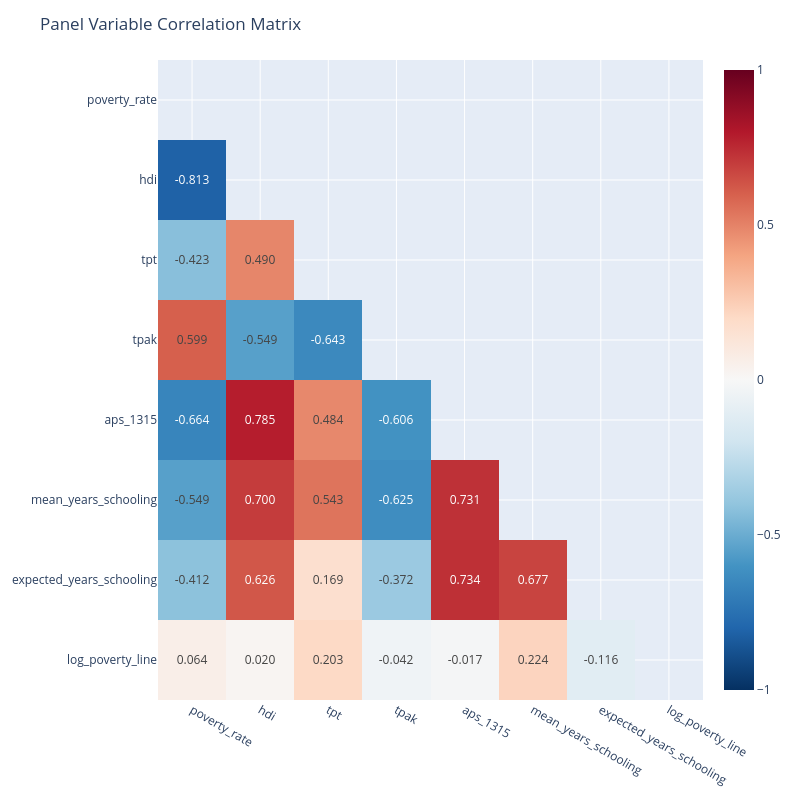

Notebook code cell kept with this figure:
### Code cell
cols_to_corr = ['poverty_rate', 'hdi', 'tpt', 'tpak', 'aps_1315', 'mean_years_schooling', 'expected_years_schooling', 'log_poverty_line']
corr_matrix = df[cols_to_corr].corr()

mask = np.triu(np.ones_like(corr_matrix, dtype=bool))
corr_masked = corr_matrix.copy()
corr_masked.values[mask] = np.nan
fig_corr = px.imshow(corr_masked, text_auto=".3f", aspect="auto", color_continuous_scale="RdBu_r", zmin=-1, zmax=1)
fig_corr.update_layout(title="Panel Variable Correlation Matrix", height=800, width=800)
fig_corr.write_json(OUTPUT_DIR / 'plot_panel_correlation.json')
fig_corr.show()

### Figure 1 — Plotly figure (JSON) as saved in the notebook; plotly's stock layout.template omitted (floating-point values rounded to 4 significant figures)
{"data": [{"coloraxis": "coloraxis", "hovertemplate": "x: %{x}<br>y: %{y}<br>color: %{z}<extra></extra>", "name": "0", "texttemplate": "%{z:.3f}", "type": "heatmap", "x": ["poverty_rate", "hdi", "tpt", "tpak", "aps_1315", "mean_years_schooling", "expected_years_schooling", "log_poverty_line"], "xaxis": "x", "y": ["poverty_rate", "hdi", "tpt", "tpak", "aps_1315", "mean_years_schooling", "expected_years_schooling", "log_poverty_line"], "yaxis": "y", "z": [[NaN, NaN, NaN, NaN, NaN, NaN, NaN, NaN], [-0.8133, NaN, NaN, NaN, NaN, NaN, NaN, NaN], [-0.4235, 0.4904, NaN, NaN, NaN, NaN, NaN, NaN], [0.5995, -0.5493, -0.6427, NaN, NaN, NaN, NaN, NaN], [-0.6641, 0.7854, 0.4837, -0.606, NaN, NaN, NaN, NaN], [-0.5494, 0.7, 0.5434, -0.625, 0.7307, NaN, NaN, NaN], [-0.4123, 0.6263, 0.1686, -0.372, 0.7339, 0.6768, NaN, NaN], [0.06424, 0.01974, 0.203, -0.04158, -0.01721, 0.2245, -0.1157, NaN]]}], "layout": {"coloraxis": {"cmax": 1, "cmin": -1, "colorscale": [[0, "rgb(5,48,97)"], [0.1, "rgb(33,102,172)"], [0.2, "rgb(67,147,195)"], [0.3, "rgb(146,197,222)"], [0.4, "rgb(209,229,240)"], [0.5, "rgb(247,247,247)"], [0.6, "rgb(253,219,199)"], [0.7, "rgb(244,165,130)"], [0.8, "rgb(214,96,77)"], [0.9, "rgb(178,24,43)"], [1, "rgb(103,0,31)"]]}, "height": 800, "margin": {"t": 60}, "title": {"text": "Panel Variable Correlation Matrix"}, "width": 800, "xaxis": {"anchor": "y", "domain": [0, 1]}, "yaxis": {"anchor": "x", "autorange": "reversed", "domain": [0, 1]}}}
